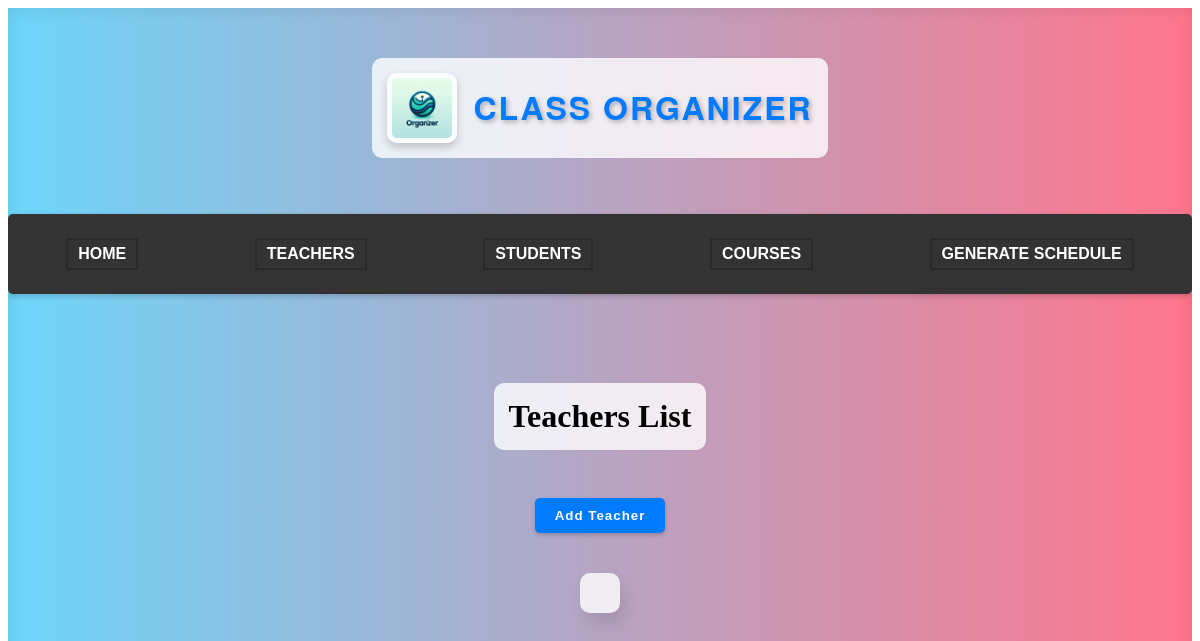
Page /classapp/teacher/ on the earlier database version.
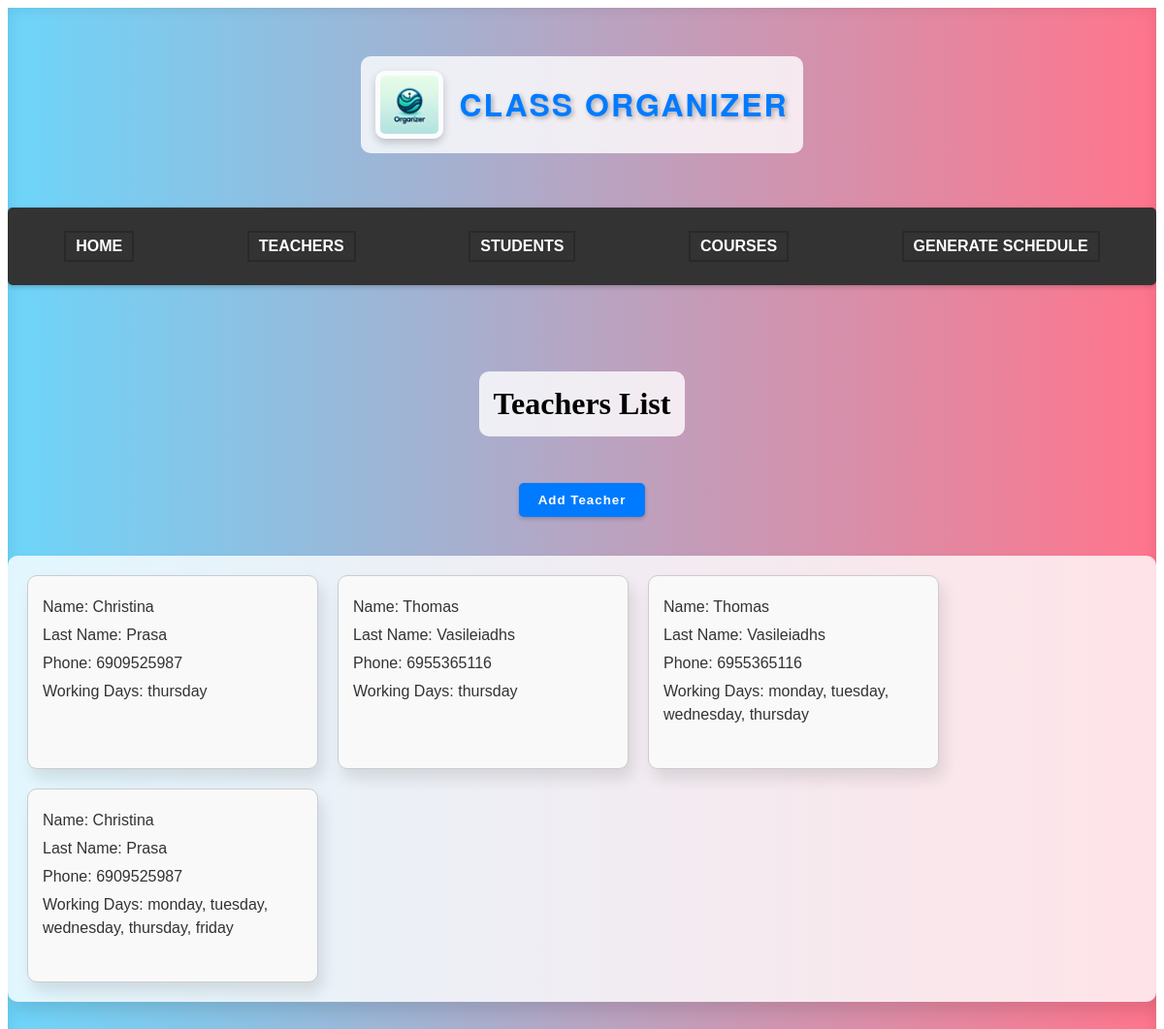
Same page on the later database version.
### classapp/models.py (models this page shows)
class Teacher(models.Model):
    teacher_id = models.AutoField(primary_key=True) #primary key
    name = models.CharField(max_length=50)
    last_name = models.CharField(max_length=50)
    phone = models.CharField(max_length=50)
    working_days = models.CharField(max_length=50, default='')

### classapp/views.py (the view, shortened to what this page needs)
# urls.py: path('teacher/', views.teacher, name='teacher'),
def teacher(request):
    data = Teacher.objects.all()
    context = {'data': data}
    return render(request, 'teacher.html', context)

### classapp/templates/teacher.html (shortened to what this page needs)
<!DOCTYPE html>
<html lang="en">
<head>
    {% load static %}
    <link rel="stylesheet" href=" {% static 'style.css' %} ">
</head>
<body>
    <div class="main-container">
        <header>
            <img src="{% static 'classorganizerlogo.png' %}" alt="Logo" class="logo">
            <h1 class="siteTitle">Class Organizer</h1>
        </header>
        <nav class="navbar">
            <ul class="navbar-nav">
                <li class="nav-item"><a href="{% url 'home' %}">Home</a></li>
                <li class="nav-item"><a href="{% url 'teacher' %}">Teachers</a></li>
                <li class="nav-item"><a href="{% url 'student' %}">Students</a></li>
                <li class="nav-item"><a href="{% url 'course' %}">Courses</a></li>
                <li class="nav-item"><a href="{% url 'schedule' %}">Generate Schedule</a></li>
            </ul>
        </nav>
        <h1>Teachers List</h1>
        <button class="add_teachers_btn" type="submit" onclick="window.location.href='addteacher/'">Add Teacher</button>
        <div class="students-container">
            {% for teacher in data %}
            <div class="student-box">
                <p>Name: {{ teacher.name }}</p>
                <p>Last Name: {{ teacher.last_name }}</p>
                <p>Phone: {{ teacher.phone }}</p>
                <p>Working Days: {{ teacher.working_days }}</p>
            </div>
            {% endfor %}
        </div>
</body>
</html>

### classapp/static/style.css (style rules this page uses)
.main-container { display: flex; flex-direction: column; justify-content: flex-start; align-items: center; height: 100vh; padding-top: 50px; background: linear-gradient(to right, #6DD5FA, #FF758C); box-shadow: inset 0 0 15px rgba(0, 0, 0, 0.1); overflow: auto; transition: all 0.3s ease; gap: 20px; }
.main-container > * { margin-bottom: 20px; padding: 15px; border-radius: 10px; background: rgba(255, 255, 255, 0.8); }
.navbar { background-color: #333; padding: 10px 0; margin-top: 1rem; width: 100%; margin-bottom: 3rem; box-shadow: 0 2px 5px rgba(0, 0, 0, 0.2); font-family: "Arial", sans-serif; border-radius: 5px; transition: background-color 0.3s ease-in-out; }
.navbar-nav { list-style: none; display: flex; justify-content: space-around; padding: 0; }
.nav-item { color: #fff; text-transform: uppercase; font-weight: bold; transition: color 0.3s ease-in-out, box-shadow 0.3s ease-in-out, transform 0.3s ease-in-out; box-shadow: 0 0 0 2px rgba(0, 0, 0, 0.2); }
.nav-item a { color: #fff; text-decoration: none; padding: 5px 10px; position: relative; display: inline-block; }
.nav-item a::after { content: ""; position: absolute; width: 0; height: 2px; background-color: #ff0000; bottom: 0; left: 50%; transition: width 0.3s ease, left 0.3s ease; }
header { display: flex; align-items: center; justify-content: space-between; padding: 20px; background-color: #333; color: #fff; }
.siteTitle::after { content: ''; display: block; height: 2px; background: linear-gradient(to right, #6DD5FA, #FF758C); transition: width 0.3s ease; width: 0; }
.students-container { display: flex; flex-wrap: wrap; gap: 20px; padding: 20px; box-shadow: 5px 10px 15px rgba(0, 0, 0, 0.1); }
.student-box { border: 1px solid #ccc; padding: 15px; border-radius: 10px; background-color: #f9f9f9; width: 300px; height: 200px; box-sizing: border-box; box-shadow: 5px 10px 15px rgba(0, 0, 0, 0.1); transition: transform 0.3s ease-in-out; }
.student-box p { margin: 5px 0; font-family: sans-serif; font-size: 16px; line-height: 1.5; color: #333; }

Differences in the rows shown:
added Teacher: name "Christina", last_name "Prasa", phone "6909525987", working_days "thursday"
added Teacher: name "Thomas", last_name "Vasileiadhs", phone "6955365116", working_days "thursday"
added Teacher: name "Thomas", last_name "Vasileiadhs", phone "6955365116", working_days "monday, tuesday, wednesday, thursday"
added Teacher: name "Christina", last_name "Prasa", phone "6909525987", working_days "monday, tuesday, wednesday, thursday, friday"
